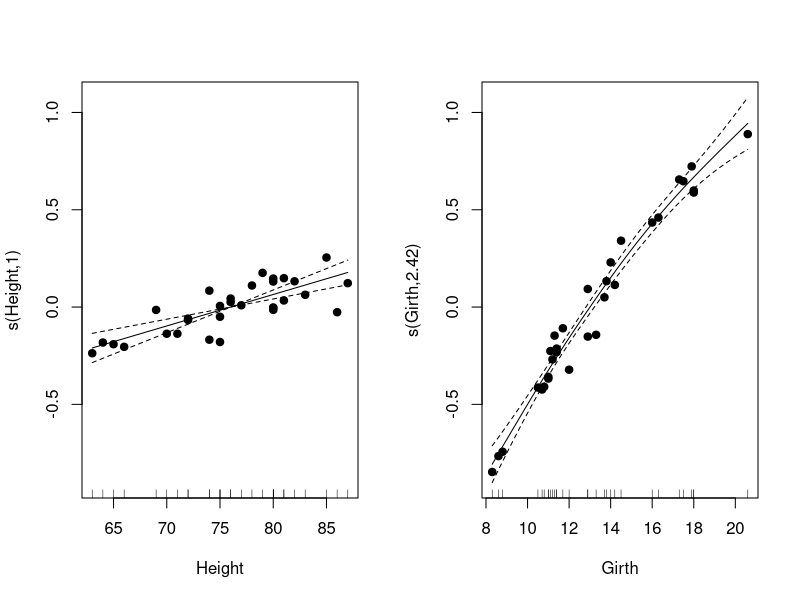
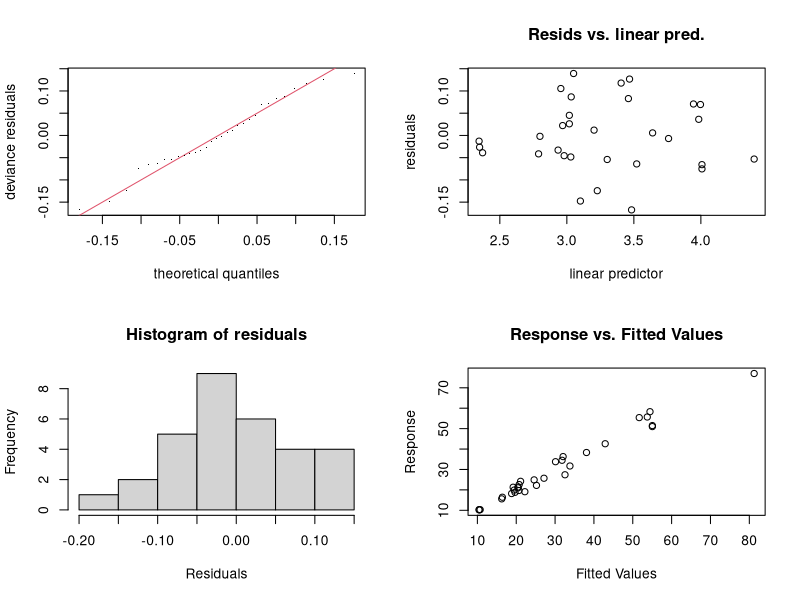
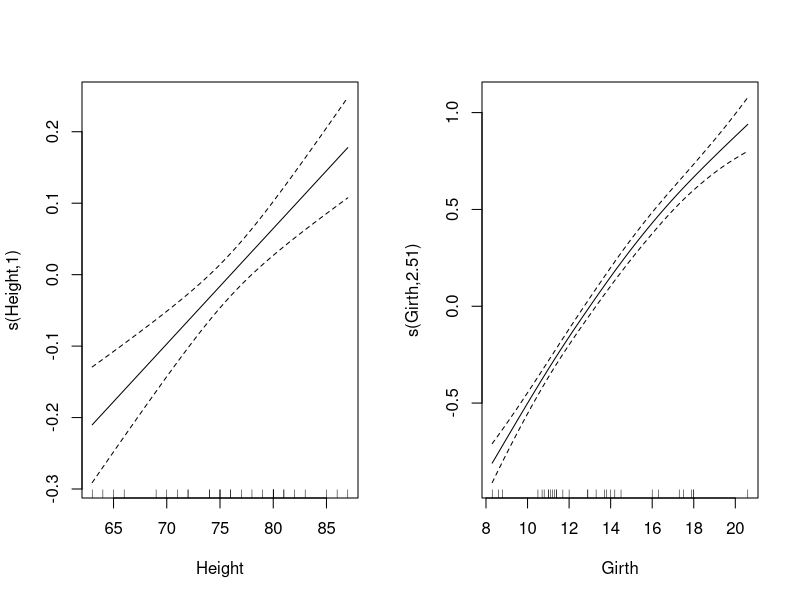
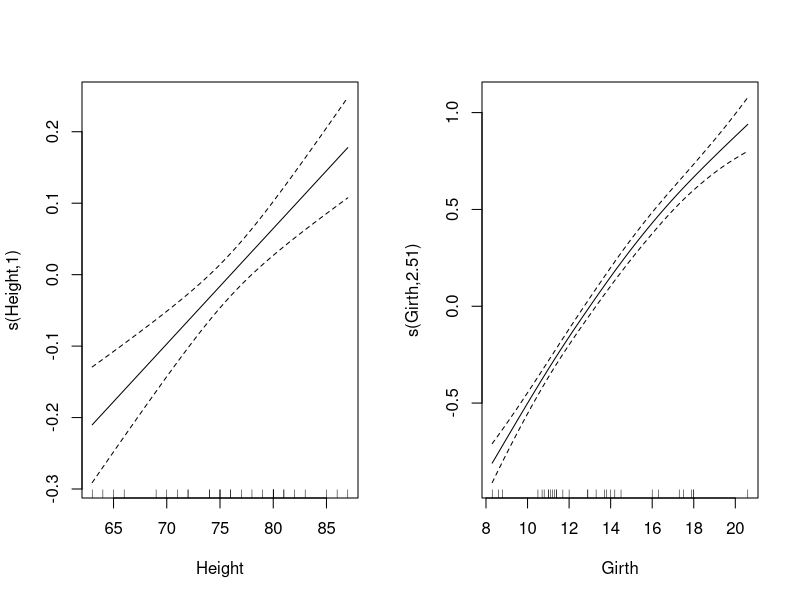

These charts were generated, in order, by the following R code:
# March 29th 2019

library(mgcv)
ct1 <- gam(Volume ~ s(Height) + s(Girth), 
           family=Gamma(link=log),
           data=trees) 
ct1  # default generalized approch

par(mfrow=c(1,2))
plot(ct1,residuals=TRUE,
     pch=19) ## calls plot.gam

gam.check(ct1)

ct1 <- gam(Volume~s(Height)+s(Girth),
           family=Gamma(link=log),
           data=trees,
           method="ML")
ct1
summary(ct1)

## create dataframe of new values. New DATA
pd <- data.frame(Height=c(75,80),Girth=c(12,13))
pd
# ct1 is model object
predict(ct1,newdata=pd)

predict(ct1,newdata=pd,se=TRUE)

predict(ct1,newdata=pd,se=TRUE,type="terms")

par(mfrow=c(1,2))

plot(ct1,
     shade=TRUE,
     seWithMean=TRUE,
     scale=0)

plot(ct1,
     seWithMean=TRUE,
     scale=0)
